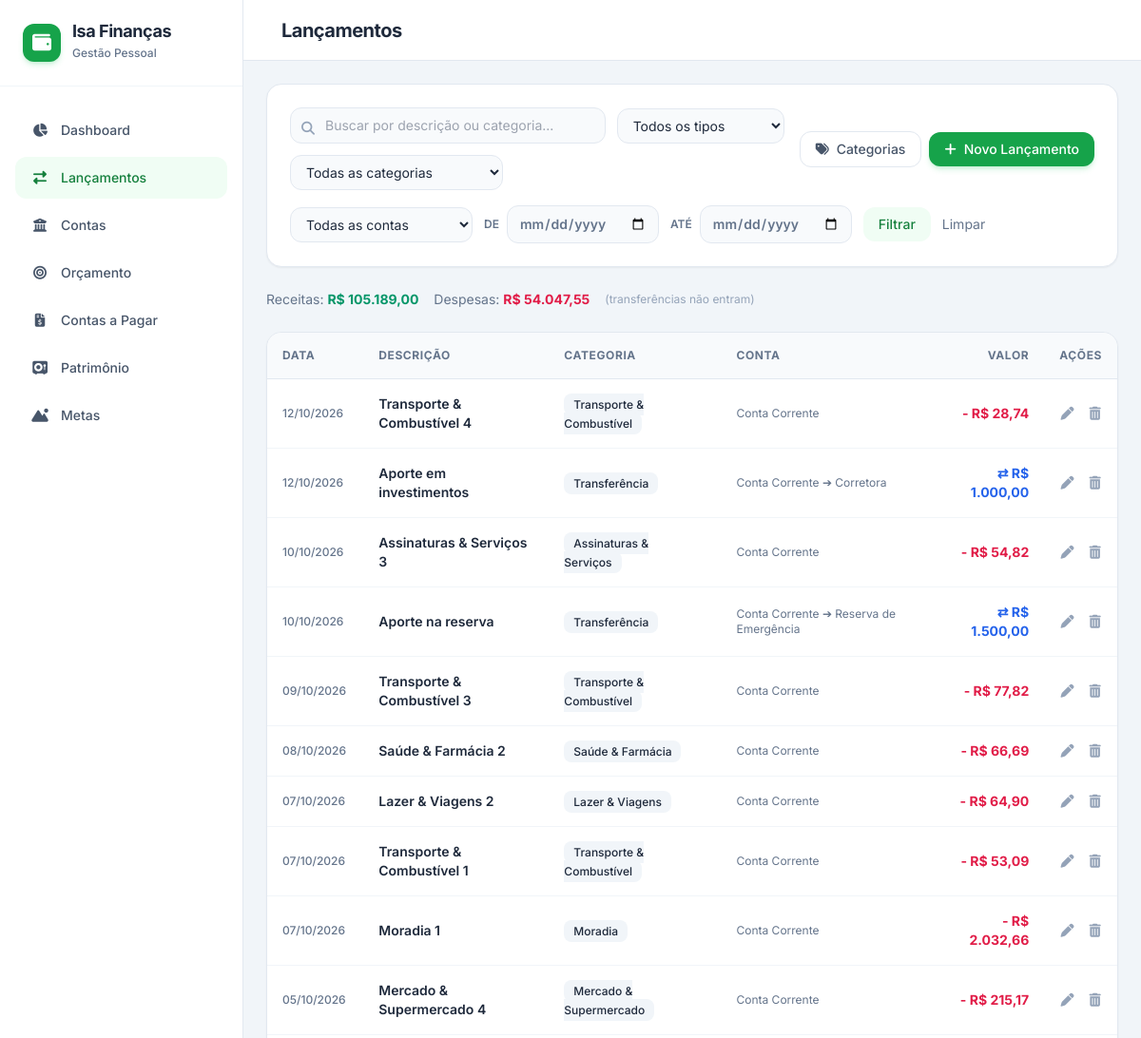
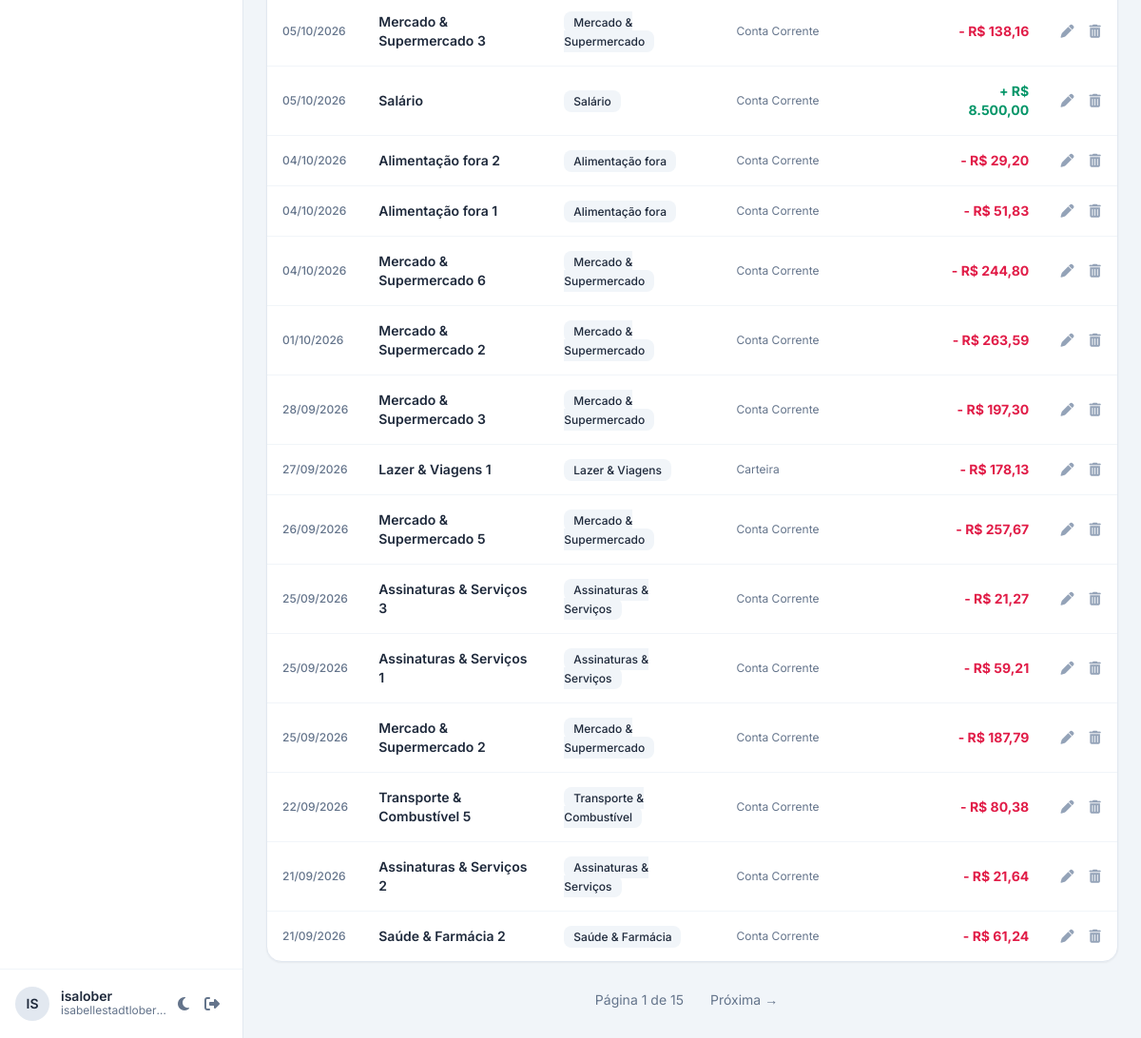
/lancamentos/ (signed in), run on the app's committed database (2 pictures, top to bottom).
### apps/lancamentos/models.py (models this page shows, shortened)
class Lancamento(models.Model):
    class Tipo(models.TextChoices):
        RECEITA = "receita", "Receita"
        DESPESA = "despesa", "Despesa"
        TRANSFERENCIA = "transferencia", "Transferência"
    tipo = models.CharField(max_length=15, choices=Tipo.choices)
    valor = models.DecimalField(
        max_digits=14, decimal_places=2, validators=[MinValueValidator(Decimal("0.01"))]
    )
    data = models.DateField(default=date.today)
    descricao = models.CharField(max_length=255, blank=True)
    conta = models.ForeignKey("contas.Conta", on_delete=models.PROTECT, related_name="lancamentos")
    conta_destino = models.ForeignKey(
        "contas.Conta",
        null=True,
        blank=True,
        on_delete=models.PROTECT,
        related_name="transferencias_recebidas",
    )
    categoria = models.ForeignKey(Categoria, null=True, blank=True, on_delete=models.PROTECT)
    class Meta:
        ordering = ["-data", "-id"]
        indexes = [
            models.Index(fields=["data"], name="idx_lanc_data"),
            models.Index(fields=["categoria", "data"], name="idx_lanc_cat_data"),
        ]
        constraints = [
            models.CheckConstraint(condition=models.Q(valor__gt=0), name="ck_lanc_valor_positivo")
        ]

class Categoria(models.Model):
    class Tipo(models.TextChoices):
        RECEITA = "receita", "Receita"
        DESPESA = "despesa", "Despesa"
    nome = models.CharField(max_length=80)
    tipo = models.CharField(max_length=10, choices=Tipo.choices)
    categoria_pai = models.ForeignKey(
        "self", null=True, blank=True, on_delete=models.PROTECT, related_name="filhas"
    )
    icone = models.CharField(
        "ícone", max_length=40, blank=True, help_text="Classe do Font Awesome. Ex.: fa-house"
    )
    class Meta:
        ordering = ["tipo", "nome"]
        constraints = [
            models.UniqueConstraint(fields=["nome", "tipo"], name="uq_categoria_nome_tipo")
        ]
    def __str__(self):
        return self.nome

### apps/contas/models.py (models this page shows, shortened)
class Conta(models.Model):
    class Tipo(models.TextChoices):
        CORRENTE = "corrente", "Conta corrente"
        POUPANCA = "poupanca", "Poupança"
        CARTEIRA = "carteira", "Carteira"
        RESERVA = "reserva", "Reserva de emergência"
        INVESTIMENTO = "investimento", "Investimento"
    TIPOS_DISPONIVEIS = (Tipo.CORRENTE, Tipo.POUPANCA, Tipo.CARTEIRA)
    nome = models.CharField(max_length=80)
    tipo = models.CharField(max_length=20, choices=Tipo.choices)
    saldo_inicial = models.DecimalField(max_digits=14, decimal_places=2, default=Decimal("0"))
    ativa = models.BooleanField(default=True)
    class Meta:
        ordering = ["nome"]
    def __str__(self):
        return self.nome

### apps/lancamentos/views.py (the view)
# urls.py: path("", views.lista, name="lista"),
@login_required
def lista(request):
    filtro = FiltroLancamentos(request.GET)
    qs = Lancamento.objects.select_related("categoria", "conta", "conta_destino")
    if filtro.is_valid():
        f = filtro.cleaned_data
        if f["q"]:
            qs = qs.filter(Q(descricao__icontains=f["q"]) | Q(categoria__nome__icontains=f["q"]))
        if f["tipo"]:
            qs = qs.filter(tipo=f["tipo"])
        if f["categoria"]:
            qs = qs.filter(categoria=f["categoria"])
        if f["conta"]:
            qs = qs.filter(Q(conta=f["conta"]) | Q(conta_destino=f["conta"]))
        if f["de"]:
            qs = qs.filter(data__gte=f["de"])
        if f["ate"]:
            qs = qs.filter(data__lte=f["ate"])
    soma = qs.exclude(tipo=Lancamento.Tipo.TRANSFERENCIA).aggregate(
        rec=Sum("valor", filter=Q(tipo="receita")),
        desp=Sum("valor", filter=Q(tipo="despesa")),
    )
    pagina = Paginator(qs, 25).get_page(request.GET.get("pagina"))
    params = request.GET.copy()
    params.pop("pagina", None)
    return render(
        request,
        "lancamentos/lista.html",
        {
            "filtro": filtro,
            "pagina": pagina,
            "soma": soma,
            "querystring": params.urlencode(),
        },
    )

### templates/lancamentos/lista.html (shortened to what this page needs)
{% extends "base.html" %}
{% load formatos %}
{% block h1 %}Lançamentos{% endblock %}
{% block content %}
<div class="space-y-6">
  <form method="get" class="bg-white dark:bg-slate-800 p-6 rounded-2xl border border-slate-200 dark:border-slate-700 shadow-sm space-y-4">
    <div class="flex flex-col md:flex-row md:items-center justify-between gap-4">
      <div class="flex flex-wrap items-center gap-3 flex-1">
        <div class="relative flex-1 min-w-[200px]">
          <i class="fa-solid fa-magnifying-glass absolute left-3 top-3 text-slate-400 text-sm"></i>
          {{ filtro.q }}
        </div>
        <div class="w-44">{{ filtro.tipo }}</div>
        <div class="w-56">{{ filtro.categoria }}</div>
      </div>
      <div class="flex items-center gap-2 shrink-0">
        <a href="{% url 'lancamentos:categorias' %}" class="px-4 py-2 rounded-xl text-sm font-medium text-slate-600 dark:text-slate-300 border border-slate-200 dark:border-slate-700 hover:bg-slate-50 dark:hover:bg-slate-700/50 transition-colors flex items-center space-x-2">
          <i class="fa-solid fa-tags"></i><span>Categorias</span>
        </a>
        <a href="{% url 'lancamentos:novo' %}" class="bg-brand-600 hover:bg-brand-700 text-white font-medium px-4 py-2 rounded-xl text-sm transition-colors flex items-center justify-center space-x-2 shadow-md shadow-brand-500/20">
          <i class="fa-solid fa-plus"></i><span>Novo Lançamento</span>
        </a>
      </div>
    </div>
    <div class="flex flex-wrap items-center gap-3">
      <div class="w-48">{{ filtro.conta }}</div>
      <label class="flex items-center gap-2 text-xs font-semibold text-slate-500 uppercase">De <span class="w-40 normal-case">{{ filtro.de }}</span></label>
      <label class="flex items-center gap-2 text-xs font-semibold text-slate-500 uppercase">Até <span class="w-40 normal-case">{{ filtro.ate }}</span></label>
      <button type="submit" class="px-4 py-2 rounded-xl text-sm font-medium bg-brand-50 text-brand-700 hover:bg-brand-100 dark:bg-brand-950/40 dark:text-brand-400 transition-colors">Filtrar</button>
      <a href="{% url 'lancamentos:lista' %}" class="text-sm text-slate-500 hover:underline">Limpar</a>
    </div>
  </form>
  <div class="flex flex-wrap items-center gap-4 text-sm">
    <span class="text-slate-500">Receitas: <strong class="text-emerald-600 dark:text-emerald-400">{{ soma.rec|default:0|brl }}</strong></span>
    <span class="text-slate-500">Despesas: <strong class="text-rose-600 dark:text-rose-400">{{ soma.desp|default:0|brl }}</strong></span>
    <span class="text-xs text-slate-400">(transferências não entram)</span>
  </div>
  <div class="bg-white dark:bg-slate-800 rounded-2xl border border-slate-200 dark:border-slate-700 shadow-sm overflow-hidden">
    <div class="overflow-x-auto">
      <table class="w-full text-left border-collapse">
        <thead>
          <tr class="bg-slate-50 dark:bg-slate-900/50 border-b border-slate-200 dark:border-slate-700 text-xs font-semibold text-slate-500 uppercase tracking-wider">
            <th class="p-4">Data</th>
            <th class="p-4">Descrição</th>
            <th class="p-4">Categoria</th>
            <th class="p-4">Conta</th>
            <th class="p-4 text-right">Valor</th>
            <th class="p-4 text-center">Ações</th>
          </tr>
        </thead>
        <tbody class="divide-y divide-slate-100 dark:divide-slate-700/50 text-sm">
          {% for l in pagina %}
          <tr class="hover:bg-slate-50 dark:hover:bg-slate-700/30 transition-colors">
            <td class="p-4 text-xs font-medium text-slate-500">{{ l.data|date:"d/m/Y" }}</td>
            <td class="p-4 font-semibold">{{ l.descricao|default:"-" }}</td>
            <td class="p-4">
              <span class="px-2.5 py-1 rounded-lg bg-slate-100 dark:bg-slate-700 text-xs font-medium">
                {% if l.tipo == "transferencia" %}Transferência{% else %}{{ l.categoria }}{% endif %}
              </span>
            </td>
            <td class="p-4 text-xs text-slate-500">{{ l.conta }}{% if l.conta_destino %} ➔ {{ l.conta_destino }}{% endif %}</td>
            <td class="p-4 text-right font-bold {% if l.tipo == 'receita' %}text-emerald-600 dark:text-emerald-400{% elif l.tipo == 'despesa' %}text-rose-600 dark:text-rose-400{% else %}text-blue-600 dark:text-blue-400{% endif %}">
              {% if l.tipo == "receita" %}+ {% elif l.tipo == "despesa" %}- {% else %}⇄ {% endif %}{{ l.valor|brl }}
            </td>
            <td class="p-4 text-center whitespace-nowrap">
              <a href="{% url 'lancamentos:editar' l.pk %}" class="text-slate-400 hover:text-brand-600 transition-colors mr-3" title="Editar"><i class="fa-solid fa-pen"></i></a>
              <a href="{% url 'lancamentos:excluir' l.pk %}" class="text-slate-400 hover:text-rose-600 transition-colors" title="Excluir"><i class="fa-solid fa-trash-can"></i></a>
            </td>
          </tr>
          {% empty %}
          <tr><td colspan="6" class="p-6 text-center text-slate-400">Nenhum lançamento encontrado.</td></tr>
          {% endfor %}
        </tbody>
      </table>
    </div>
  </div>
  <nav class="flex items-center justify-center gap-4 text-sm text-slate-500">
    <span>Página {{ pagina.number }} de {{ pagina.paginator.num_pages }}</span>
    {% if pagina.has_next %}<a class="px-3 py-1.5 rounded-lg hover:bg-white dark:hover:bg-slate-800" href="?{{ querystring }}&pagina={{ pagina.next_page_number }}">Próxima →</a>{% endif %}
  </nav>
</div>
{% endblock %}

### templates/base.html (shortened to what this page needs)
<!DOCTYPE html>
<html lang="pt-BR" class="h-full">
<head>
  {% include "partials/head.html" %}
</head>
<body class="h-full bg-slate-100 dark:bg-slate-900 text-slate-800 dark:text-slate-100 transition-colors duration-200 flex flex-col overflow-hidden">
<div class="flex h-full w-full overflow-hidden">
  <aside id="sidebar" class="w-64 bg-white dark:bg-slate-800 border-r border-slate-200 dark:border-slate-700 flex flex-col z-20 transition-transform duration-300 -translate-x-full md:translate-x-0 absolute md:relative h-full">
    <div class="p-6 border-b border-slate-100 dark:border-slate-700/50 flex items-center justify-between">
      <div class="flex items-center space-x-3">
        <div class="w-10 h-10 rounded-xl bg-brand-600 text-white flex items-center justify-center font-bold text-xl shadow-md shadow-brand-500/20">
          <i class="fa-solid fa-wallet"></i>
        </div>
        <div>
          <h1 class="font-bold text-lg tracking-tight leading-none">Isa Finanças</h1>
          <span class="text-xs text-slate-500 dark:text-slate-400 font-medium">Gestão Pessoal</span>
        </div>
      </div>
    </div>
    <nav class="flex-1 px-4 py-6 space-y-1.5 overflow-y-auto custom-scrollbar">
      <a href="{% url 'dashboard' %}"
         class="flex items-center space-x-3 px-4 py-3 rounded-xl text-sm font-medium transition-colors {% if request.resolver_match.url_name == 'dashboard' %}bg-brand-50 text-brand-700 dark:bg-brand-950/40 dark:text-brand-400{% else %}text-slate-600 dark:text-slate-400 hover:bg-slate-50 dark:hover:bg-slate-700/50{% endif %}">
        <i class="fa-solid fa-chart-pie w-5 text-center"></i><span>Dashboard</span>
      </a>
      <a href="{% url 'lancamentos:lista' %}"
         class="flex items-center space-x-3 px-4 py-3 rounded-xl text-sm font-medium transition-colors {% if request.resolver_match.app_name == 'lancamentos' %}bg-brand-50 text-brand-700 dark:bg-brand-950/40 dark:text-brand-400{% else %}text-slate-600 dark:text-slate-400 hover:bg-slate-50 dark:hover:bg-slate-700/50{% endif %}">
        <i class="fa-solid fa-right-left w-5 text-center"></i><span>Lançamentos</span>
      </a>
      <a href="{% url 'contas:lista' %}"
         class="flex items-center space-x-3 px-4 py-3 rounded-xl text-sm font-medium transition-colors {% if request.resolver_match.app_name == 'contas' %}bg-brand-50 text-brand-700 dark:bg-brand-950/40 dark:text-brand-400{% else %}text-slate-600 dark:text-slate-400 hover:bg-slate-50 dark:hover:bg-slate-700/50{% endif %}">
        <i class="fa-solid fa-building-columns w-5 text-center"></i><span>Contas</span>
      </a>
      <a href="{% url 'orcamento:lista' %}"
         class="flex items-center space-x-3 px-4 py-3 rounded-xl text-sm font-medium transition-colors {% if request.resolver_match.app_name == 'orcamento' %}bg-brand-50 text-brand-700 dark:bg-brand-950/40 dark:text-brand-400{% else %}text-slate-600 dark:text-slate-400 hover:bg-slate-50 dark:hover:bg-slate-700/50{% endif %}">
        <i class="fa-solid fa-bullseye w-5 text-center"></i><span>Orçamento</span>
      </a>
      <a href="{% url 'pagar:lista' %}"
         class="flex items-center space-x-3 px-4 py-3 rounded-xl text-sm font-medium transition-colors {% if request.resolver_match.app_name == 'pagar' %}bg-brand-50 text-brand-700 dark:bg-brand-950/40 dark:text-brand-400{% else %}text-slate-600 dark:text-slate-400 hover:bg-slate-50 dark:hover:bg-slate-700/50{% endif %}">
        <i class="fa-solid fa-file-invoice-dollar w-5 text-center"></i><span>Contas a Pagar</span>
      </a>
      <a href="{% url 'patrimonio:index' %}"
         class="flex items-center space-x-3 px-4 py-3 rounded-xl text-sm font-medium transition-colors {% if request.resolver_match.app_name == 'patrimonio' %}bg-brand-50 text-brand-700 dark:bg-brand-950/40 dark:text-brand-400{% else %}text-slate-600 dark:text-slate-400 hover:bg-slate-50 dark:hover:bg-slate-700/50{% endif %}">
        <i class="fa-solid fa-vault w-5 text-center"></i><span>Patrimônio</span>
      </a>
      <a href="{% url 'metas:lista' %}"
         class="flex items-center space-x-3 px-4 py-3 rounded-xl text-sm font-medium transition-colors {% if request.resolver_match.app_name == 'metas' %}bg-brand-50 text-brand-700 dark:bg-brand-950/40 dark:text-brand-400{% else %}text-slate-600 dark:text-slate-400 hover:bg-slate-50 dark:hover:bg-slate-700/50{% endif %}">
        <i class="fa-solid fa-mountain-sun w-5 text-center"></i><span>Metas</span>
      </a>
    </nav>
    <div class="p-4 border-t border-slate-100 dark:border-slate-700/50 flex items-center justify-between">
      <div class="flex items-center space-x-3 min-w-0">
        <div class="w-9 h-9 shrink-0 rounded-full bg-slate-200 dark:bg-slate-700 flex items-center justify-center font-semibold text-sm">
          {{ request.user.username|slice:":2"|upper }}
        </div>
        <div class="min-w-0">
          <p class="text-sm font-semibold leading-none truncate">{{ request.user.get_full_name|default:request.user.username }}</p>
          <span class="text-xs text-slate-500 dark:text-slate-400 block truncate">{{ request.user.email|default:"sem e-mail" }}</span>
        </div>
      </div>
      <div class="flex items-center">
        <button onclick="toggleDarkMode()" class="p-2 rounded-lg text-slate-500 hover:bg-slate-100 dark:hover:bg-slate-700 transition-colors" title="Alternar tema">
          <i id="theme-icon" class="fa-solid fa-moon"></i>
        </button>
        <form method="post" action="{% url 'logout' %}">
          <button type="submit" class="p-2 rounded-lg text-slate-500 hover:bg-slate-100 dark:hover:bg-slate-700 transition-colors" title="Sair">
            <i class="fa-solid fa-right-from-bracket"></i>
          </button>
        </form>
      </div>
    </div>
  </aside>
  <main class="flex-1 flex flex-col h-full overflow-hidden relative">
    <header class="bg-white dark:bg-slate-800 border-b border-slate-200 dark:border-slate-700 h-16 px-6 flex items-center justify-between shrink-0 z-10">
      <div class="flex items-center space-x-4">
        <h2 class="text-xl font-bold tracking-tight">{% block h1 %}{% endblock %}</h2>
      </div>
    </header>
    <div class="flex-1 overflow-y-auto custom-scrollbar p-6 bg-slate-100 dark:bg-slate-900">
      {% block content %}{% endblock %}
    </div>
  </main>
</div>
</body>
</html>

### templates/partials/head.html (shortened to what this page needs)
<script src="https://cdn.tailwindcss.com"></script>
<link rel="stylesheet" href="https://cdnjs.cloudflare.com/ajax/libs/font-awesome/6.4.0/css/all.min.css">

### data on the page
Lancamento: data "12/10/2026", descricao "Transporte & Combustível 4", categoria "Transporte & Combustível", conta "Conta Corrente", valor|brl "R$ 28,74"
Lancamento: data "12/10/2026", descricao "Aporte em investimentos", tipo "Transferência", conta "Conta Corrente", conta_destino "Corretora", valor|brl "R$ 1.000,00"
Lancamento: data "10/10/2026", descricao "Assinaturas & Serviços 3", categoria "Assinaturas & Serviços", conta "Conta Corrente", valor|brl "R$ 54,82"
Lancamento: data "10/10/2026", descricao "Aporte na reserva", tipo "Transferência", conta "Conta Corrente", conta_destino "Reserva de Emergência", valor|brl "R$ 1.500,00"
Lancamento: data "09/10/2026", descricao "Transporte & Combustível 3", categoria "Transporte & Combustível", conta "Conta Corrente", valor|brl "R$ 77,82"
Lancamento: data "08/10/2026", descricao "Saúde & Farmácia 2", categoria "Saúde & Farmácia", conta "Conta Corrente", valor|brl "R$ 66,69"
Lancamento: data "07/10/2026", descricao "Lazer & Viagens 2", categoria "Lazer & Viagens", conta "Conta Corrente", valor|brl "R$ 64,90"
Lancamento: data "07/10/2026", descricao "Transporte & Combustível 1", categoria "Transporte & Combustível", conta "Conta Corrente", valor|brl "R$ 53,09"
Lancamento: data "07/10/2026", descricao "Moradia 1", categoria "Moradia", conta "Conta Corrente", valor|brl "R$ 2.032,66"
Lancamento: data "05/10/2026", descricao "Mercado & Supermercado 4", categoria "Mercado & Supermercado", conta "Conta Corrente", valor|brl "R$ 215,17"
Lancamento: data "05/10/2026", descricao "Mercado & Supermercado 3", categoria "Mercado & Supermercado", conta "Conta Corrente", valor|brl "R$ 138,16"
Lancamento: data "05/10/2026", descricao "Salário", categoria "Salário", conta "Conta Corrente", valor|brl "R$ 8.500,00"
Lancamento: data "04/10/2026", descricao "Alimentação fora 2", categoria "Alimentação fora", conta "Conta Corrente", valor|brl "R$ 29,20"
Lancamento: data "04/10/2026", descricao "Alimentação fora 1", categoria "Alimentação fora", conta "Conta Corrente", valor|brl "R$ 51,83"
Lancamento: data "04/10/2026", descricao "Mercado & Supermercado 6", categoria "Mercado & Supermercado", conta "Conta Corrente", valor|brl "R$ 244,80"
Lancamento: data "01/10/2026", descricao "Mercado & Supermercado 2", categoria "Mercado & Supermercado", conta "Conta Corrente", valor|brl "R$ 263,59"
Lancamento: data "28/09/2026", descricao "Mercado & Supermercado 3", categoria "Mercado & Supermercado", conta "Conta Corrente", valor|brl "R$ 197,30"
Lancamento: data "27/09/2026", descricao "Lazer & Viagens 1", categoria "Lazer & Viagens", conta "Carteira", valor|brl "R$ 178,13"
Lancamento: data "26/09/2026", descricao "Mercado & Supermercado 5", categoria "Mercado & Supermercado", conta "Conta Corrente", valor|brl "R$ 257,67"
Lancamento: data "25/09/2026", descricao "Assinaturas & Serviços 3", categoria "Assinaturas & Serviços", conta "Conta Corrente", valor|brl "R$ 21,27"
Lancamento: data "25/09/2026", descricao "Assinaturas & Serviços 1", categoria "Assinaturas & Serviços", conta "Conta Corrente", valor|brl "R$ 59,21"
Lancamento: data "25/09/2026", descricao "Mercado & Supermercado 2", categoria "Mercado & Supermercado", conta "Conta Corrente", valor|brl "R$ 187,79"
Lancamento: data "22/09/2026", descricao "Transporte & Combustível 5", categoria "Transporte & Combustível", conta "Conta Corrente", valor|brl "R$ 80,38"
Lancamento: data "21/09/2026", descricao "Assinaturas & Serviços 2", categoria "Assinaturas & Serviços", conta "Conta Corrente", valor|brl "R$ 21,64"
Lancamento: data "21/09/2026", descricao "Saúde & Farmácia 2", categoria "Saúde & Farmácia", conta "Conta Corrente", valor|brl "R$ 61,24"

### other printed values
{{ request.user.username|slice:":2"|upper }} "IS"
{{ request.user.get_full_name|default:request.user.username }} "isalober"
{{ request.user.email|default:"sem e-mail" }} "isabellestadtlober…"
{{ soma.rec|default:0|brl }} "R$ 105.189,00"
{{ soma.desp|default:0|brl }} "R$ 54.047,55"
{{ pagina.number }} "1"
{{ pagina.paginator.num_pages }} "15"
